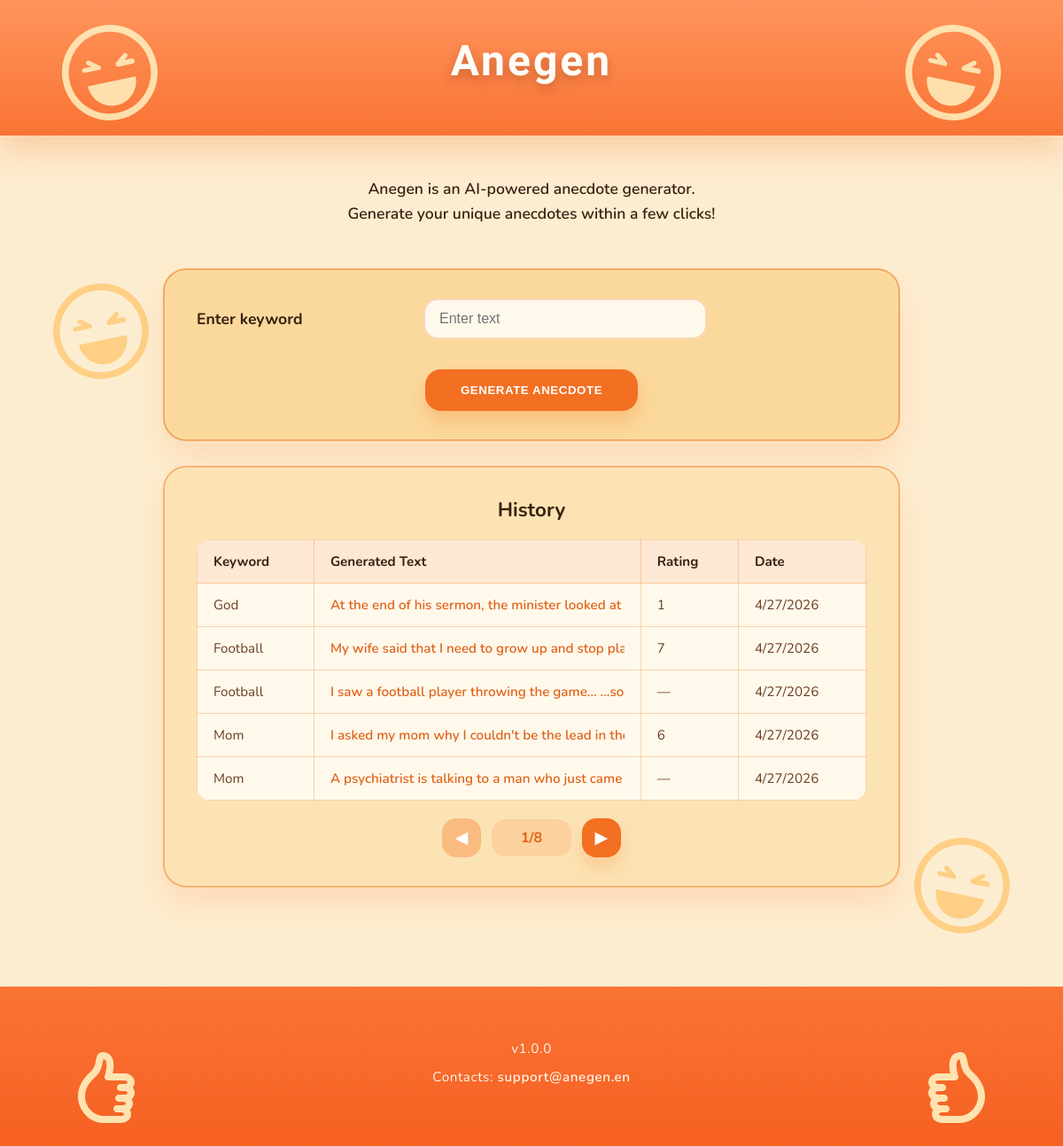
Before: / with the older database file.
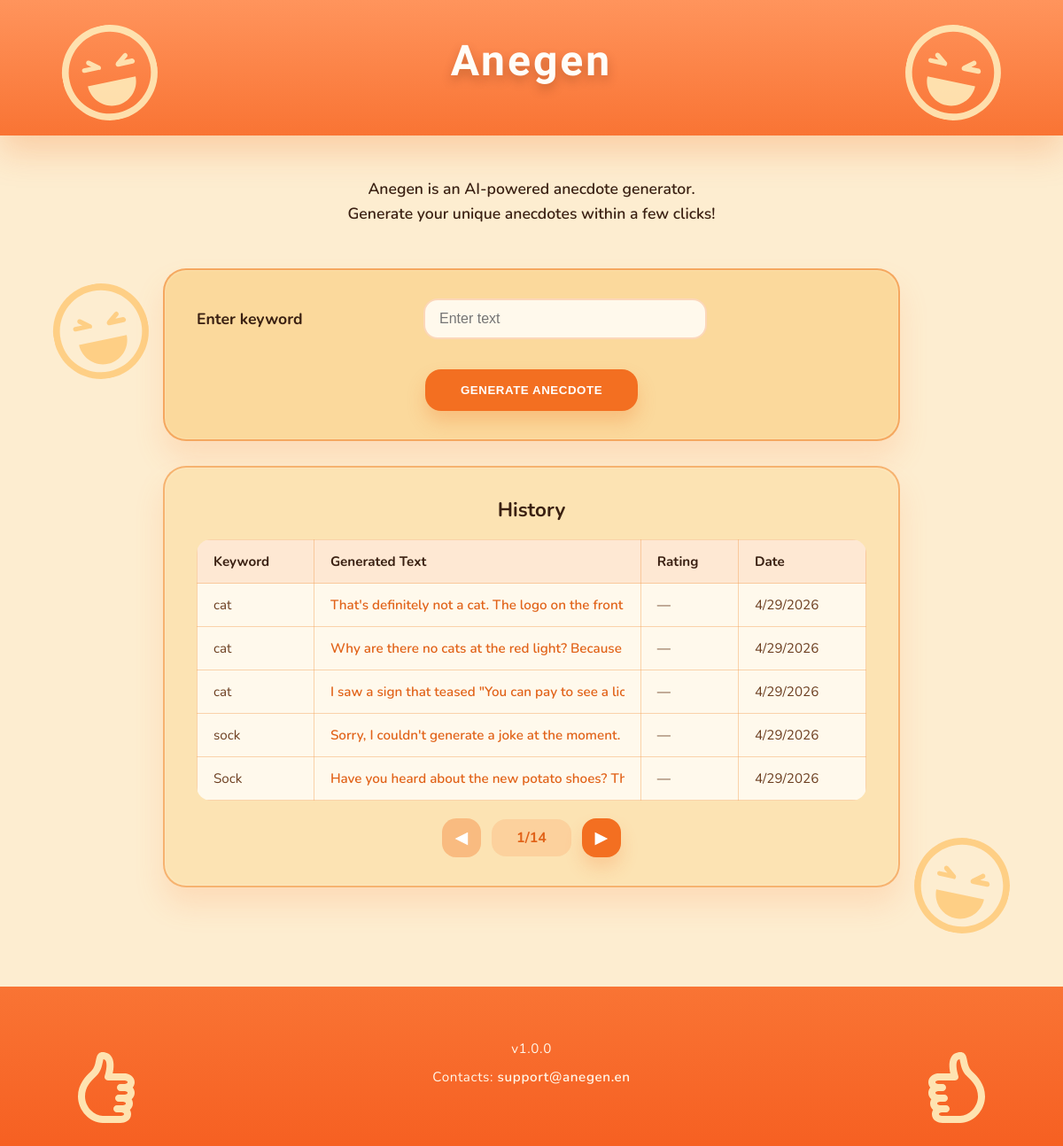
After: the same page with the newer database file.
### jokes/models.py (models this page shows, shortened)
class Joke(models.Model):
    keyword = models.CharField(max_length=100)  # The user's input keyword
    text = models.TextField()  # The generated joke
    rating = models.IntegerField(null=True, blank=True)  # User rating from 1-10
    timestamp = models.DateTimeField(auto_now_add=True)  # When the joke was created

### jokes/views.py (the view, shortened to what this page needs)
# urls.py: path('', views.joke_generator, name='joke_generator'),
def joke_generator(request):
    form = KeywordForm()
    generated_text = None
    generated_joke_id = None
    history = Joke.objects.order_by("-timestamp")
    paginator = Paginator(history, 5)
    page_number = request.GET.get("page")
    page_obj = paginator.get_page(page_number)
    return render(
        request,
        "joke_generator.html",
        {
            "form": form,
            "generated_text": generated_text,
            "generated_joke_id": generated_joke_id,
            "history": page_obj,
        },
    )

### jokes/forms.py (shortened to what this page needs)
class KeywordForm(forms.Form):
    keyword = forms.CharField(
        max_length=100,
        label="Enter keyword",
        widget=forms.TextInput(attrs={
            "placeholder": "Enter text",
            "pattern": "[A-Za-z ]+",
            "title": "Only English letters allowed"
        })
    )

### jokes/templates/joke_generator.html (shortened to what this page needs)
{% load static %}
<!DOCTYPE html>
<html lang="en">
<head>
    <link rel="stylesheet" href="{% static 'jokes/styles.css' %}">
</head>
<body>
    <div class="page-shell">
        <header class="hero">
            <img class="emoji hero-emoji hero-emoji--top-left" src="{% static 'jokes/img/emoji-placeholder.svg' %}"
                alt="" role="presentation">
            <div class="hero-inner">
                <div class="hero-text">
                    <h1>Anegen</h1>
                </div>
            </div>
            <img class="emoji hero-emoji hero-emoji--top-right" src="{% static 'jokes/img/emoji-placeholder.svg' %}"
                alt="" role="presentation">
        </header>
        <img class="emoji page-emoji page-emoji--mid-left" src="{% static 'jokes/img/emoji-placeholder.svg' %}" alt=""
            role="presentation">
        <img class="emoji page-emoji page-emoji--mid-right" src="{% static 'jokes/img/emoji-placeholder.svg' %}" alt=""
            role="presentation">
        <main class="main-content">
            <p class="intro-text">
                Anegen is an AI-powered anecdote generator.<br>
                Generate your unique anecdotes within a few clicks!
            </p>
            <section class="card generator-card">
                <form method="POST" class="generator-form">
                    <div class="field-row">
                        <label for="{{ form.keyword.id_for_label }}">Enter keyword</label>
                        <div class="field-input">
                            {{ form.keyword }}
                        </div>
                    </div>
                    <div class="form-actions">
                        <button type="submit" name="generate_joke" class="primary-button">Generate anecdote</button>
                    </div>
                </form>
            </section>
            <section class="card history-card" data-history-card>
                <h2 class="card-title">History</h2>
                <table class="history-table">
                    <thead>
                        <tr>
                            <th scope="col">Keyword</th>
                            <th scope="col">Generated Text</th>
                            <th scope="col">Rating</th>
                            <th scope="col">Date</th>
                        </tr>
                    </thead>
                    <tbody>
                        {% for item in history %}
                        {% with entry_id=forloop.counter0|stringformat:"s" %}
                        <tr class="history-row" data-history-id="{{ entry_id }}">
                            <td>{{ item.keyword }}</td>
                            <td class="history-text">
                                <button type="button" class="history-text-button" data-history-id="{{ entry_id }}">
                                    {{ item.text }}
                                </button>
                            </td>
                            <td>{{ item.rating|default:"—" }}</td>
                            <td>{{ item.timestamp|date:"n/j/Y" }}</td>
                        </tr>
                        {% endwith %}
                        {% empty %}
                        <tr>
                            <td class="history-empty" colspan="4">No history yet. Generate your first entry to see it
                                here.</td>
                        </tr>
                        {% endfor %}
                    </tbody>
                </table>
                <div class="pagination-controls">
                    {% if history.has_previous %}
                    <a class="pagination-button" href="?page={{ history.previous_page_number }}"
                        aria-label="Previous page">&#9664;</a>
                    {% else %}
                    <span class="pagination-button disabled" aria-hidden="true">&#9664;</span>
                    {% endif %}
                    <span class="pagination-current">{{ history.number }}/{{ history.paginator.num_pages }}</span>
                    {% if history.has_next %}
                    <a class="pagination-button" href="?page={{ history.next_page_number }}"
                        aria-label="Next page">&#9654;</a>
                    {% else %}
                    <span class="pagination-button disabled" aria-hidden="true">&#9654;</span>
                    {% endif %}
                </div>
            </section>
        </main>
        <footer class="footer">
            <div>v1.0.0</div>
            <div>Contacts: <a href="mailto:support@anegen.en">support@anegen.en</a></div>
        </footer>
        <img class="emoji footer-emoji footer-emoji--left" src="{% static 'jokes/img/thumbs-placeholder.svg' %}" alt=""
            role="presentation">
        <img class="emoji footer-emoji footer-emoji--right" src="{% static 'jokes/img/thumbs-placeholder.svg' %}" alt=""
            role="presentation">
    </div>
</body>
</html>

Changed rows visible on the page:
no longer on this page (row unchanged): Joke: keyword "God", text "At the end of his sermon, the minister looked…", rating "1", timestamp "4/27/2026"
no longer on this page (row unchanged): Joke: keyword "Football", text "My wife said that I need to grow up and stop…", rating "7", timestamp "4/27/2026"
no longer on this page (row unchanged): Joke: keyword "Football", text "I saw a football player throwing the game... ...…", rating "—", timestamp "4/27/2026"
no longer on this page (row unchanged): Joke: keyword "Mom", text "I asked my mom why I couldn't be the lead in t…", rating "6", timestamp "4/27/2026"
no longer on this page (row unchanged): Joke: keyword "Mom", text "A psychiatrist is talking to a man who just ca…", rating "—", timestamp "4/27/2026"
added Joke: keyword "cat", text "That's definitely not a cat. The logo on the fro…", rating "—", timestamp "4/29/2026"
added Joke: keyword "cat", text "Why are there no cats at the red light? Becaus…", rating "—", timestamp "4/29/2026"
added Joke: keyword "cat", text "I saw a sign that teased \"You can pay to see a…", rating "—", timestamp "4/29/2026"
added Joke: keyword "sock", text "Sorry, I couldn't generate a joke at the momen…", rating "—", timestamp "4/29/2026"
added Joke: keyword "Sock", text "Have you heard about the new potato shoes?…", rating "—", timestamp "4/29/2026"
Other visible differences:
{{ history.paginator.num_pages }}: "8" → "14"
